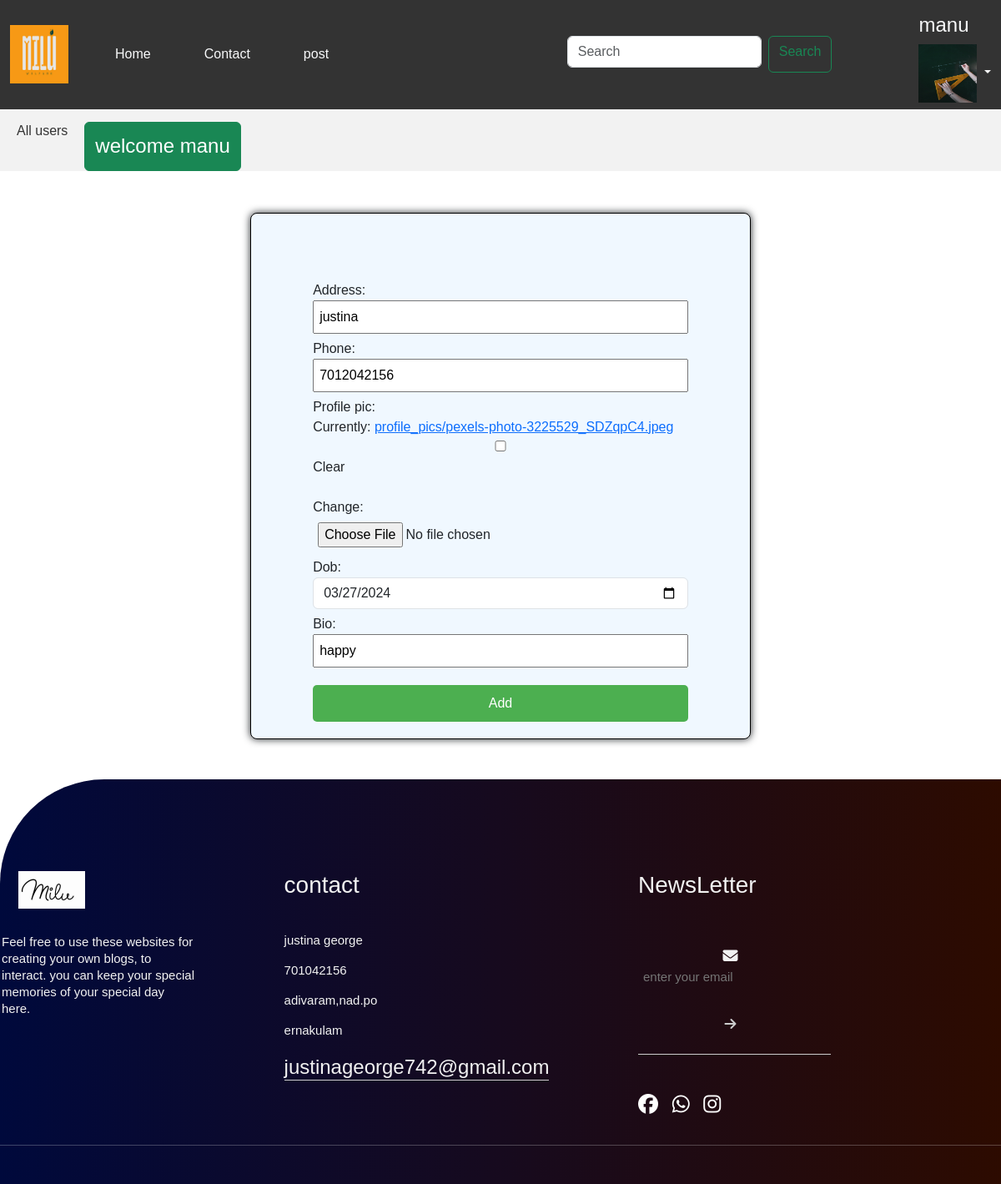
Before: /profileadd/1/ (signed in) with the older database file.
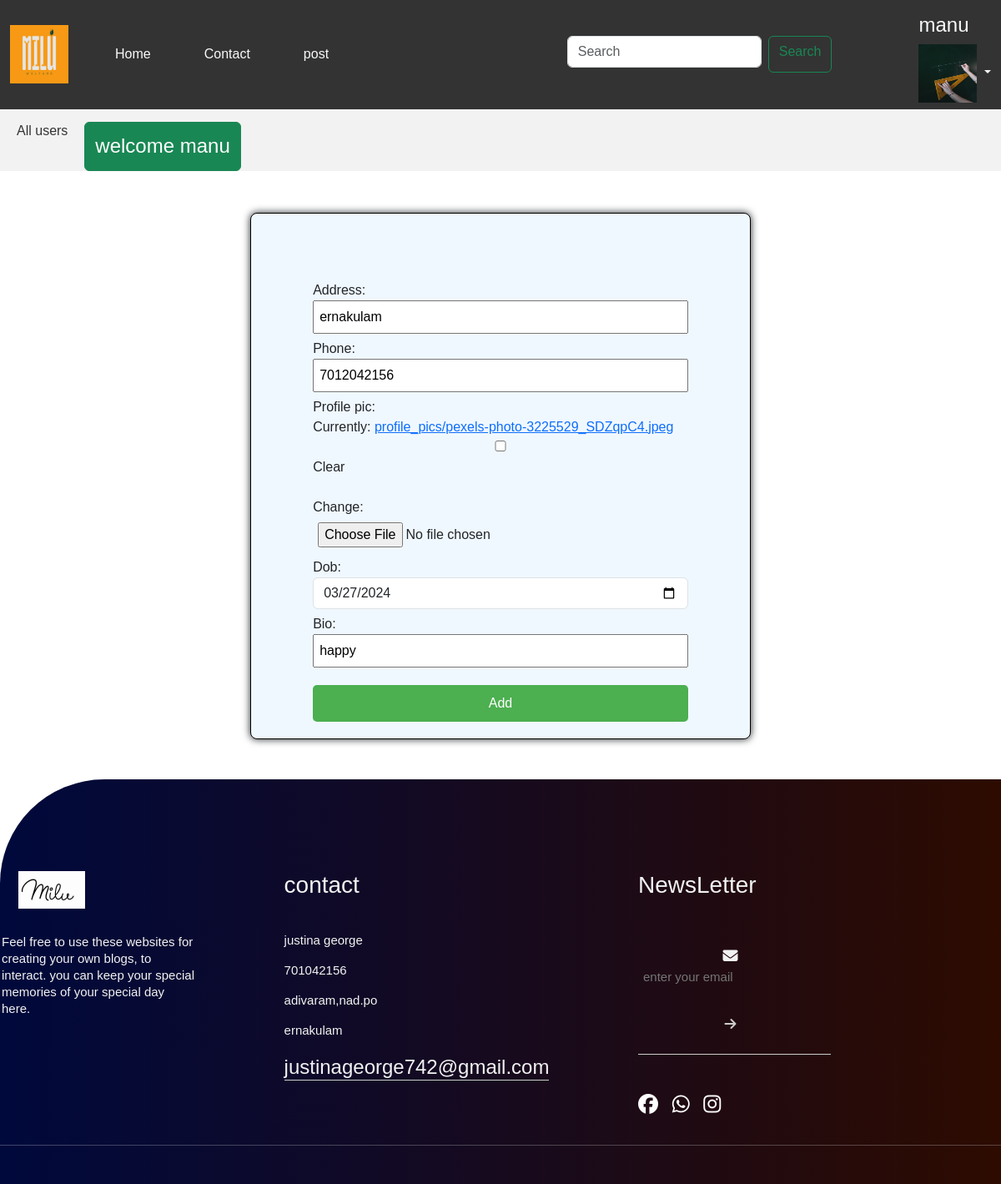
After: the same page with the newer database file.
### blogapp/models.py (models this page shows, shortened)
class UserProfile(models.Model):
    user=models.OneToOneField(User,on_delete=models.CASCADE,related_name="profile",null=True)
    address=models.CharField(max_length=200,null=True)
    phone=models.CharField(max_length=200,null=True)
    profile_pic=models.ImageField(upload_to="profile_pics",null=True,blank=True)
    dob=models.DateField(null=True)
    bio=models.CharField(max_length=200,null=True)
    following=models.ManyToManyField("self",related_name="followed_by",symmetrical=False,null=True)
    block=models.ManyToManyField("self",related_name="blocked",symmetrical=False,null=True)

### blogapp/views.py (the view, shortened to what this page needs)
# urls.py: path("profileadd/<int:pk>/",views.profileUpdateView.as_view(),name="pupdate"),
@method_decorator(decs,name="dispatch")
class profileUpdateView(UpdateView):
    template_name="profile_add.html"
    form_class=UserProfileForm
    model=UserProfile

### blogapp/forms.py
class UserProfileForm(forms.ModelForm):
    class Meta:
        model=UserProfile
        exclude=['user','following','block']
        widgets={
            "dob":forms.DateInput(attrs={"class":"form-control","type":"date"})
        }

### blogapp/templates/profile_add.html (shortened to what this page needs)
{%extends 'base.html'%}
{%block body_block%}
<div class="container mb-5">
    <form action="" method="post" enctype="multipart/form-data">
        {{form}}
        <button type="submit">Add</button>
    </form>
</div>
{%endblock%}

Changed rows visible on the page:
changed UserProfile "happy": address "justina" → "ernakulam"
